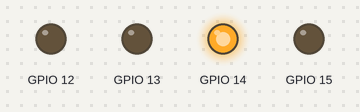
Bench run of a sketch on a simulated ESP8266 (NodeMCU). Parts: output pins drawn as LEDs (lit = HIGH). WiFi joins after 1.5 s; servers stay silent unless stated; what the sketch prints to the serial monitor is not drawn.

Above: at 0.1 s.
At 1.1 s:
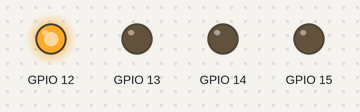
At 2.1 s:
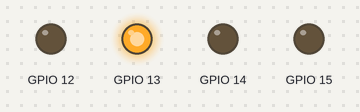
At 3.1 s:
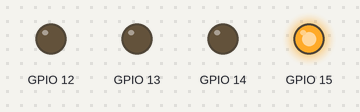
At 26.5 s:
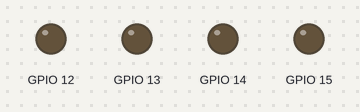
Timing chart, 0 to 28.0 s (numbered marks = the images above):
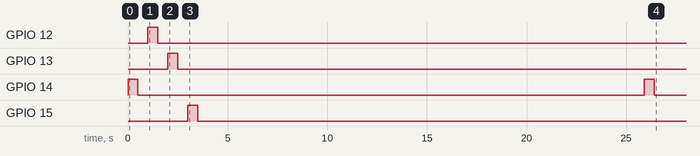

The sketch:

fauxmoESP_Alexa01.ino
```cpp
#include <Arduino.h>
#include <ESP8266WiFi.h>
#include "fauxmoESP.h"
#define WIFI_SSID "entropy"
#define WIFI_PASS "xxxxxx"

#define SERIAL_BAUDRATE                 115200
#define LED                             2

//#include <Wire.h>
//#include "font.h"
////#define offset 0x00    // SDD1306                      // offset=0 for SSD1306 controller
//#define offset 0x02    // SH1106                       // offset=2 for SH1106 controller
//#define OLED_address  0x3c                             // all the OLED's I have seen have this address

fauxmoESP fauxmo;

// -----------------------------------------------------------------------------
// Wifi
// -----------------------------------------------------------------------------


void wifiSetup() {
  // Set WIFI module to STA mode
  WiFi.mode(WIFI_STA);

  // Connect
  //Serial.printf("[WIFI] Connecting to %s ", WIFI_SSID);
  //WiFi.begin(WIFI_SSID, WIFI_PASS);

  // Wait
  int wifiwait = 0;

  while (WiFi.status() != WL_CONNECTED) {
    Serial.print(".");
    wifiwait++;
    digitalWrite(BUILTIN_LED, HIGH);
    digitalWrite(5, HIGH);
    delay(100);
    digitalWrite(BUILTIN_LED, LOW);
    digitalWrite(5, LOW);
    delay(100);
    if (wifiwait > 100) {
      wifiwait = 0;
      WiFi.disconnect();
      delay(100);
      Serial.printf("[WIFI] Connecting to %s ", WIFI_SSID);
      WiFi.begin(WIFI_SSID, WIFI_PASS);
    }
  }
  Serial.println();

  // Connected!
  Serial.printf("[WIFI] STATION Mode, SSID: %s, IP address: %s\n", WiFi.SSID().c_str(), WiFi.localIP().toString().c_str());

}


void setup() {

//  Wire.begin(0, 2);                               // Initialize I2C and OLED Display
//  init_OLED();                                    //
//  reset_display();

  // Init serial port and clean garbage

  Serial.begin(SERIAL_BAUDRATE);
  Serial.println();
  Serial.println();

  Serial.println("fauxmoESP_Alexa01 070617");

  pinMode(14, OUTPUT);
  digitalWrite(14, 1); // D5
  delay(500);
  digitalWrite(14, 0); // D5
  delay(500);
  pinMode(12, OUTPUT);
  digitalWrite(12, 1); // D6
  delay(500);
  digitalWrite(12, 0); // D6
  delay(500);
  pinMode(13, OUTPUT);
  digitalWrite(13, 1); // D7
  delay(500);
  digitalWrite(13, 0); // D7
  delay(500);
  pinMode(15, OUTPUT);
  digitalWrite(15, 1); // D8
  delay(500);
  digitalWrite(15, 0); // D8
  delay(500);


  // Wifi
  wifiSetup();

  // LED
  pinMode(14, OUTPUT);
  digitalWrite(14, 1); // D5
  delay(500);
  digitalWrite(14, 0); // D5
  delay(500);

  // Fauxmo
  fauxmo.addDevice("light one");
  fauxmo.addDevice("light two");
  fauxmo.addDevice("light three");
  fauxmo.addDevice("light four");

  // fauxmoESP 2.0.0 has changed the callback signature to add the device_id, this WARRANTY
  // it's easier to match devices to action without having to compare strings.
  fauxmo.onMessage([](unsigned char device_id, const char * device_name, bool state) {

    Serial.printf("[MAIN] Device #%d (%s) state: %s\n", device_id, device_name, state ? "ON" : "OFF");
    //digitalWrite(12, state);


    if ((strcmp(device_name, "light one") == 0)) {
      digitalWrite(14, state); // D5
      Serial.printf("Light one: switched");
    }
    if ((strcmp(device_name, "light two") == 0)) digitalWrite(12, state); // D6
    if ((strcmp(device_name, "light three") == 0)) digitalWrite(13, state); // D7
    if ((strcmp(device_name, "light four") == 0)) digitalWrite(15, state); // D8

  });

}

void loop() {

  // Since fauxmoESP 2.0 the library uses the "compatibility" mode by
  // default, this means that it uses WiFiUdp class instead of AsyncUDP.
  // The later requires the Arduino Core for ESP8266 staging version
  // whilst the former works fine with current stable 2.3.0 version.
  // But, since it's not "async" anymore we have to manually poll for UDP
  // packets
  fauxmo.handle();


  static unsigned long last = millis();
  if (millis() - last > 5000) {
    last = millis();
    //Serial.printf("[MAIN] Free heap: %d bytes\n", ESP.getFreeHeap());
  }

}
```
